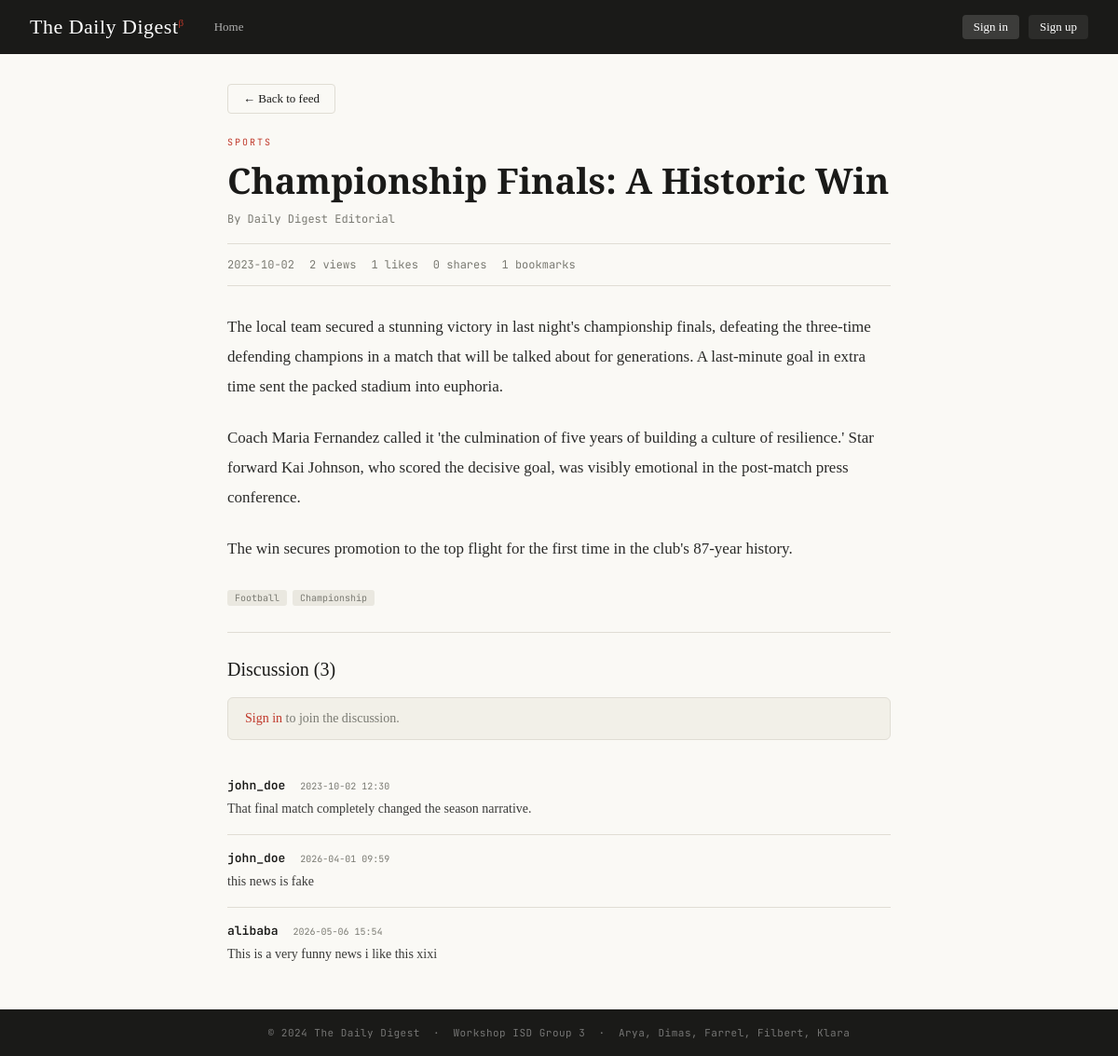
Page /article/3 on the committed database.
### tables this page shows
CREATE TABLE articles (
    id INTEGER PRIMARY KEY,
    title TEXT NOT NULL,
    content TEXT NOT NULL,
    category TEXT NOT NULL,
    date TEXT NOT NULL,
    tags TEXT,
    premium INTEGER NOT NULL DEFAULT 0 CHECK (premium IN (0, 1))
, author TEXT NOT NULL DEFAULT 'Daily Digest Editorial', image_url TEXT);

CREATE TABLE comments (
    id INTEGER PRIMARY KEY,
    article_id INTEGER NOT NULL,
    user_id INTEGER NOT NULL,
    content TEXT NOT NULL,
    timestamp TEXT NOT NULL,
    FOREIGN KEY (article_id) REFERENCES articles(id) ON DELETE CASCADE,
    FOREIGN KEY (user_id) REFERENCES users(id) ON DELETE CASCADE
);

CREATE TABLE users (
    id INTEGER PRIMARY KEY,
    username TEXT NOT NULL UNIQUE,
    email TEXT NOT NULL UNIQUE,
    password TEXT NOT NULL,
    preferences TEXT,
    premium INTEGER NOT NULL DEFAULT 0 CHECK (premium IN (0, 1))
, is_admin INTEGER NOT NULL DEFAULT 0 CHECK (is_admin IN (0, 1)));

### app.py (the view, shortened to what this page needs)
@app.route("/article/<int:article_id>")
def article_detail(article_id):
    article = get_article(article_id)
    if not article:
        return redirect(url_for("index"))
    user = current_user()
    if article["premium"] and (not user or not user["premium"]):
        return render_template("paywall.html", article=article, user=user)
    with get_db_connection() as conn:
        rows = conn.execute(
            """
            SELECT
                c.id,
                c.article_id,
                c.user_id,
                c.content,
                c.timestamp,
                u.id AS author_id,
                u.username AS author_username,
                u.email AS author_email,
                u.preferences AS author_preferences,
                u.premium AS author_premium
            FROM comments c
            LEFT JOIN users u ON u.id = c.user_id
            WHERE c.article_id = ?
            ORDER BY c.id ASC
            """,
            (article_id,),
        ).fetchall()
    article_comments = []
    for r in rows:
        comment = {
            "id": r["id"],
            "article_id": r["article_id"],
            "user_id": r["user_id"],
            "content": r["content"],
            "timestamp": r["timestamp"],
            "author": None,
        }
        if r["author_id"] is not None:
            comment["author"] = {
                "id": r["author_id"],
                "username": r["author_username"],
                "email": r["author_email"],
                "preferences": r["author_preferences"],
                "premium": bool(r["author_premium"]),
            }
        article_comments.append(comment)
    stats = article_stats(article_id)
    article_paragraphs = [
        p.strip() for p in re.split(r"\r?\n\s*\r?\n", article["content"].strip()) if p.strip()
    ]
    user_likes = bool(user and user_interacted(user["id"], article_id, "Like"))
    user_bookmarks = bool(user and user_interacted(user["id"], article_id, "Bookmark"))
    return render_template(
        "article.html",
        article=article,
        article_paragraphs=article_paragraphs,
        comments=article_comments,
        stats=stats,
        user=user,
        user_likes=user_likes,
        user_bookmarks=user_bookmarks,
    )

### app.py (called while the page is built)
def get_db_connection():
    conn = sqlite3.connect(DB_PATH)
    conn.row_factory = sqlite3.Row
    conn.execute("PRAGMA foreign_keys = ON")
    return conn

def row_to_dict(row):
    if row is None:
        return None
    data = dict(row)
    if "premium" in data:
        data["premium"] = bool(data["premium"])
    if "is_admin" in data:
        data["is_admin"] = bool(data["is_admin"])
    else:
        data["is_admin"] = False
    if "author" not in data or not data["author"]:
        data["author"] = "Daily Digest Editorial"
    if "image_url" in data and data["image_url"]:
        data["image_url"] = data["image_url"].strip()
    else:
        data["image_url"] = None
    return data

def get_article(article_id):
    with get_db_connection() as conn:
        row = conn.execute("SELECT * FROM articles WHERE id = ?", (article_id,)).fetchone()
    return row_to_dict(row)

def article_stats(article_id):
    with get_db_connection() as conn:
        row = conn.execute(
            """
            SELECT
                COALESCE(SUM(CASE WHEN type = 'View' THEN 1 ELSE 0 END), 0) AS views,
                COALESCE(SUM(CASE WHEN type = 'Like' THEN 1 ELSE 0 END), 0) AS likes,
                COALESCE(SUM(CASE WHEN type = 'Bookmark' THEN 1 ELSE 0 END), 0) AS bookmarks,
                COALESCE(SUM(CASE WHEN type = 'Share' THEN 1 ELSE 0 END), 0) AS shares
            FROM interactions
            WHERE article_id = ?
            """,
            (article_id,),
        ).fetchone()
    return dict(row)

def current_user():
    uid = session.get("user_id")
    return get_user(uid) if uid else None

### templates/article.html (shortened to what this page needs)
{% extends "base.html" %}
{% block content %}
<div class="article-wrap">
  <a href="/" class="btn-outline back">← Back to feed</a>
  <div class="art-cat">{{ article.category }}</div>
  <h1 class="art-title">{{ article.title }}
  </h1>
  <div class="art-author">By {{ article.author }}</div>
  <div class="art-meta">
    <span>{{ article.date }}</span>
    <span>{{ stats.views }} views</span>
    <span>{{ stats.likes }} likes</span>
    <span>{{ stats.shares }} shares</span>
    <span>{{ stats.bookmarks }} bookmarks</span>
  </div>
  <div class="art-body">
    {% for para in article_paragraphs %}
      <p>{{ para }}</p>
    {% endfor %}
  </div>
  <div class="art-tags">
    {% for t in article.tags.split(',') %}
      <span class="tag">{{ t.strip() }}</span>
    {% endfor %}
  </div>
  <div class="comments">
    <div class="comments-head">Discussion ({{ comments|length }})</div>
    {% if user %}
      <form class="comment-form" action="/comment/{{ article.id }}" method="POST">
        <textarea name="content" placeholder="Share your thoughts…"></textarea>
        <button type="submit" class="btn" style="margin-top:8px;">Post comment</button>
      </form>
    {% else %}
      <div class="login-notice">
        <a href="/login">Sign in</a> to join the discussion.
      </div>
    {% endif %}
    {% for c in comments %}
      <div class="comment-item">
        <div class="comment-author">
          {% if c.author %}{{ c.author.username }}{% else %}Anonymous{% endif %}
          <span class="comment-ts">{{ c.timestamp }}</span>
        </div>
        <div class="comment-text">{{ c.content }}</div>
      </div>
    {% endfor %}
  </div>
</div>
{% endblock %}

### templates/base.html (style rules this page uses)
* { box-sizing:border-box;margin:0;padding:0 }
:root { --ink:#1a1a18;--paper:#faf9f5;--cream:#f2f0e8;--accent:#c0392b; --accent2:#2c3e50;--muted:#7a7a72;--border:#e0ddd4;--tag-bg:#eae8e0; --premium:#b8860b;--card:#ffffff;--nav:#1a1a18; }
body { font-family:'Source Serif 4',serif;background:var(--paper);color:var(--ink);min-height:100vh;display:flex;flex-direction:column; }
a { color:inherit;text-decoration:none; }
.tag { background:var(--tag-bg);color:var(--muted);font-size:10px;padding:2px 8px;border-radius:3px;font-family:'JetBrains Mono',monospace;display:inline-block; }
.btn-outline { background:none;color:var(--ink);border:1px solid var(--border);border-radius:4px;padding:7px 16px;font-family:'Source Serif 4',serif;font-size:13px;cursor:pointer;transition:all 0.15s;display:inline-block; }

### templates/article.html (style rules this page uses)
.article-wrap { max-width:760px;margin:0 auto;padding:32px 24px; }
.back { display:inline-block;margin-bottom:24px; }
.art-cat { font-family:'JetBrains Mono',monospace;font-size:10px;text-transform:uppercase;letter-spacing:2px;color:var(--accent);margin-bottom:12px; }
.art-title { font-family:'Playfair Display',serif;font-size:38px;line-height:1.2;margin-bottom:16px; }
.art-author { font-size:12px;color:var(--muted);font-family:'JetBrains Mono',monospace;margin-top:-6px;margin-bottom:18px; }
.art-meta { display:flex;align-items:center;gap:16px;padding:14px 0;border-top:1px solid var(--border);border-bottom:1px solid var(--border);margin-bottom:28px;font-size:12px;color:var(--muted);font-family:'JetBrains Mono',monospace;flex-wrap:wrap; }
.art-body { font-size:17px;line-height:1.9;color:#2a2a28;margin-bottom:28px; }
.art-body p { margin-bottom:1.3em; }
.art-tags { display:flex;gap:6px;flex-wrap:wrap;margin-bottom:28px; }
.comments { border-top:1px solid var(--border);padding-top:28px; }
.comments-head { font-family:'Playfair Display',serif;font-size:20px;margin-bottom:18px; }
.comment-item { padding:16px 0;border-bottom:1px solid var(--border); }
.comment-item:last-child { border-bottom:none; }
.comment-author { font-size:13px;font-weight:600;font-family:'JetBrains Mono',monospace;margin-bottom:5px; }
.comment-ts { font-size:10px;color:var(--muted);margin-left:8px;font-weight:400; }
.comment-text { font-size:14px;color:#3a3a38;line-height:1.65; }
.login-notice { background:var(--cream);border:1px solid var(--border);border-radius:6px;padding:14px 18px;font-size:14px;color:var(--muted);margin-bottom:24px; }
.login-notice a { color:var(--accent); }

### rows in the picture
articles: category "SPORTS", title "Championship Finals: A Historic Win", author "Daily Digest Editorial", date "2023-10-02"
comments: author.username "john_doe", timestamp "2023-10-02 12:30", content "That final match completely changed the season narrative."
comments: author.username "john_doe", timestamp "2026-04-01 09:59", content "this news is fake"
comments: author.username "alibaba", timestamp "2026-05-06 15:54", content "This is a very funny news i like this xixi"

### other values in the picture
{{ stats.views }} "2"
{{ stats.likes }} "1"
{{ stats.shares }} "0"
{{ stats.bookmarks }} "1"
{{ para }} "The win secures promotion to the top flight for the first time in the club's 87-year history."
{{ t.strip() }} "Football" "Championship"
{{ comments|length }} "3"
